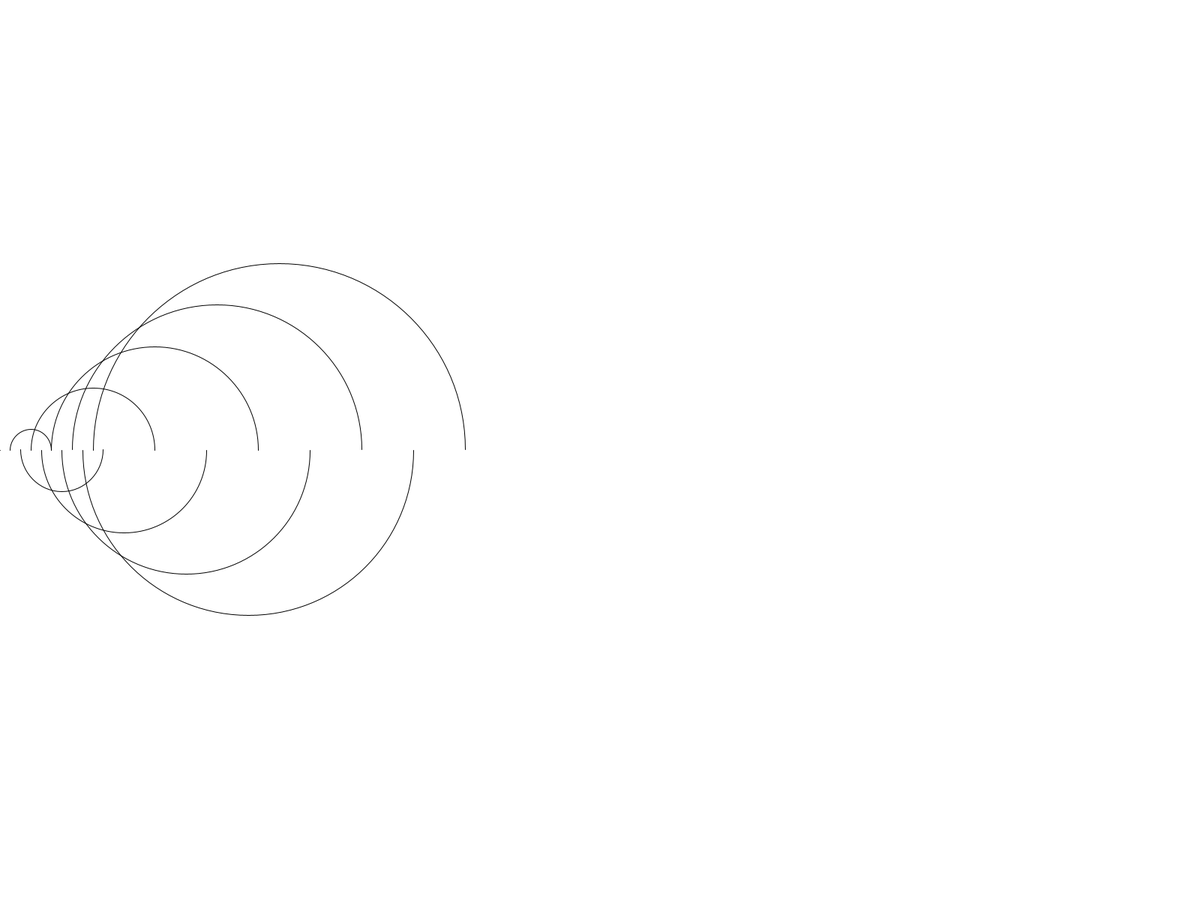
Frame 1 (no input)
Frame 60 (the mouse pressed at the canvas centre just before this capture): identical to frame 1, image omitted
Frame 120 (the mouse held since frame 60 and released just before this capture): identical to frame 1, image omitted

The Processing sketch that drew this single still picture (run headless with seeded random() and noise(); from frame 60 on, the mouse is pressed at the canvas centre):

// Processing sketch: RecamanSequence
// ── RecamanSequence.pde
boolean[] visited;
int current, step;
int n = 30;

void setup() {
  fullScreen();
  ellipseMode(CENTER);
  current = 1;
  step = 1;
  visited = new boolean[n];
  background(255);
  stroke(0);
  noFill();
}
void draw(){  while (current + step <= n) {
    visited[current] = true;
    float s = map(step, 1, n, 0, width);

    if (current - step > 0 && !visited[current - step - 1]) {
      current -= step;
    } else {
      current += step;
    }
    step++;

    if (step % 2 == 0) {
      arc(s * .75, height / 2, s, s, 0, PI);
    } else {    
      arc(s * .75 , height / 2, s, s, -PI, 0);
    }
  }}
